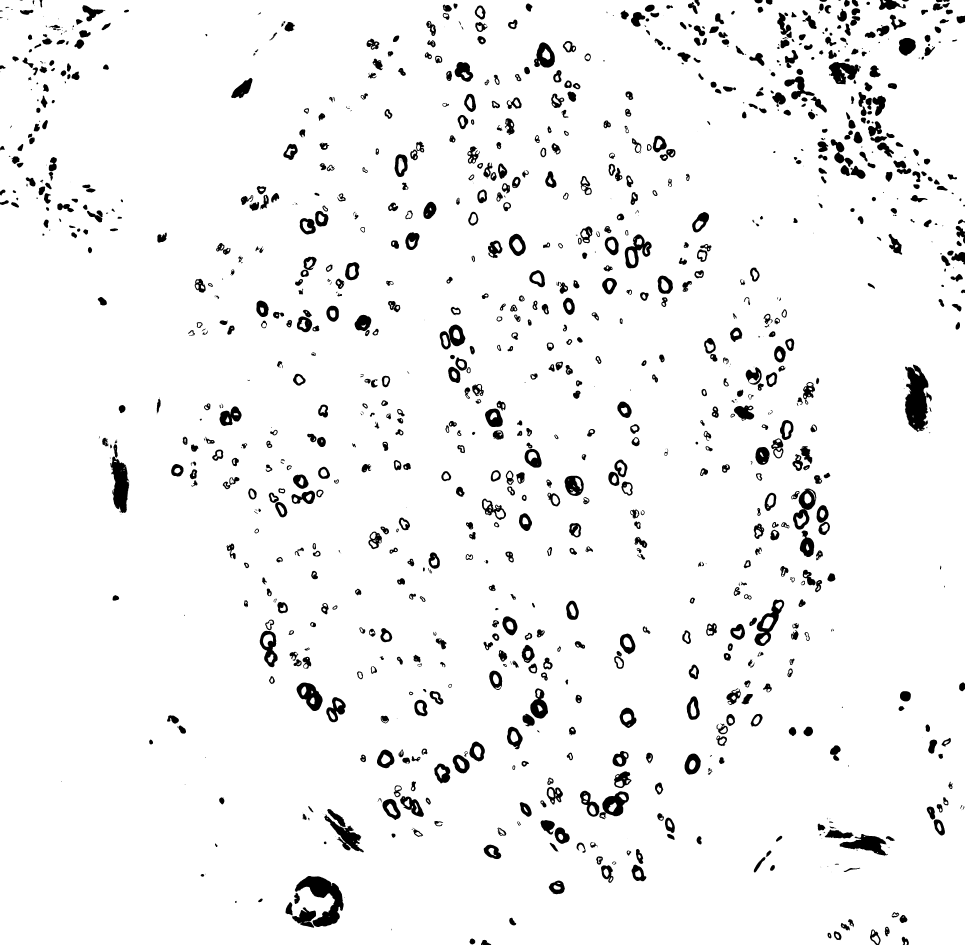
#> input picture data/set1_Image_01_40x_bf_02_fossicle_binary.png, 4822 x 4725 px (shown at 1/5 size)
$ python patch_generation.py
#> lines starting #> are read from the running program, lines starting #| are printed output that depends on the picture; after the words box and inside, x2 and y2 are one past the last pixel; in counts of white or black regions, pixels touching at a corner belong together; pictures that were not available may be replaced by others from this repository, and a replacement may not be noted
import cv2
import numpy as np
from matplotlib import pyplot as plt
import os

# Load the ima
image = cv2.imread('data/set1_Image_01_40x_bf_02_fossicle_binary.png')
#> image is the input picture: shape (4725, 4822, 3); 94.8% white; 1255 black regions (226 under 20 px), largest, box (x1, y1, x2, y2) and area: (4524, 1823, 4659, 2160) 28351, (1474, 4380, 1718, 4635) 25781, (551, 2283, 647, 2565) 17015

# Convert to grayscale
gray = cv2.cvtColor(image, cv2.COLOR_BGR2GRAY)
img_rgb = cv2.cvtColor(image,cv2.COLOR_BGR2RGB)

from PIL import Image
import matplotlib.pyplot as plt

# Load the image
image_path = "data/set1_Image_01_40x_bf_02_fossicle.png"  # Update the path to your image
image = Image.open(image_path)

# Define patch size
patch_width = 512  # Width of each patch
patch_height = 512  # Height of each patch

# Get the image dimensions
image_width, image_height = image.size
#> image_width = 4822; image_height = 4725

# Calculate the number of patches that fit horizontally and vertically
num_patches_x = image_width // patch_width
#> num_patches_x = 9
num_patches_y = image_height // patch_height
#> num_patches_y = 9

# Create a list to store patches
patches = []

# Generate patches systematically
for row in range(num_patches_y):
    for col in range(num_patches_x):
        # Define the top-left corner of the patch
        x_start = col * patch_width
        y_start = row * patch_height

        # Define the bottom-right corner of the patch
        x_end = x_start + patch_width
        y_end = y_start + patch_height

        # Crop the patch from the image
        patch = image.crop((x_start, y_start, x_end, y_end))

        # Append the patch and its coordinates to the list
        patches.append({
            "coordinates": (x_start, y_start, x_end, y_end),
            "image": patch
        })
#> after the loop, patches = 81 items
output_dir = "patches_512x512"
if not os.path.exists(output_dir):
        os.makedirs(output_dir)
# Optional: Save patches as separate files
for idx, patch_info in enumerate(patches):
    patch_image = patch_info["image"]
    patch_image.save(f"{output_dir}/systematic_patch_{idx + 1}.png")
#> this loop made 81 passes
#> pass 1, `patch_image = patch_info["image"]`:
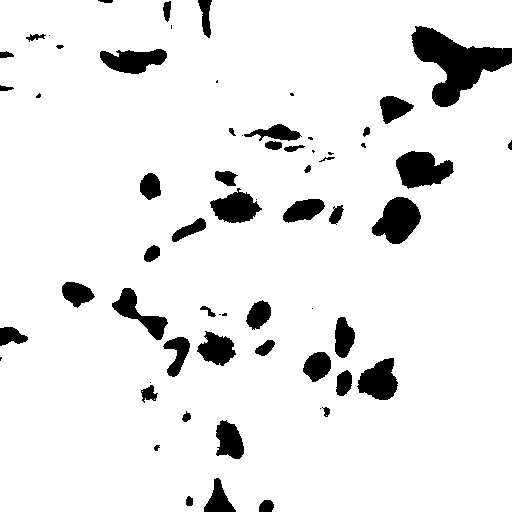
#> patch_image: PIL image 512x512 L; 91.7% white; 64 black regions (17 under 20 px), largest, box (x1, y1, x2, y2) and area: (411, 26, 512, 107) 3707, (396, 151, 454, 189) 1492, (372, 197, 421, 244) 1491
#> pass 2, `patch_image = patch_info["image"]`:
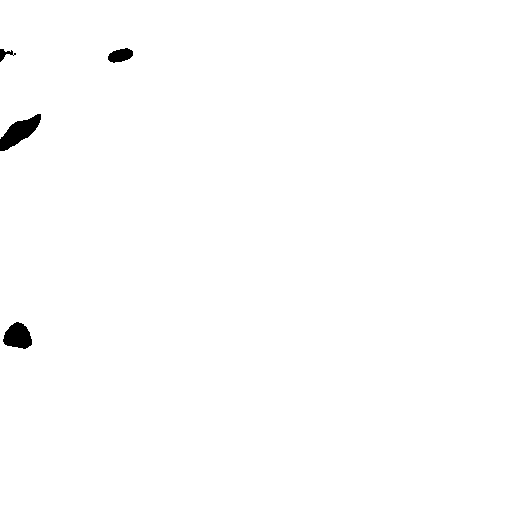
#> patch_image: PIL image 512x512 L; 99.4% white; 4 black regions, box (x1, y1, x2, y2) and area: (0, 114, 41, 151) 720, (3, 322, 32, 349) 557, (108, 48, 133, 63) 260, (0, 49, 16, 62) 83
#> pass 3, `patch_image = patch_info["image"]`:
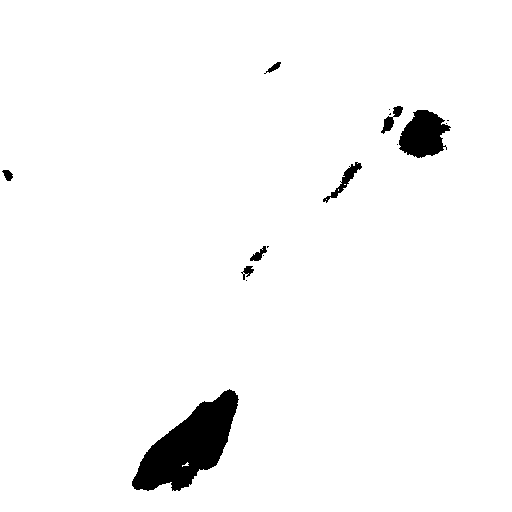
#> patch_image: PIL image 512x512 L; 96.9% white; 16 black regions (8 under 20 px), largest, box (x1, y1, x2, y2) and area: (132, 389, 239, 491) 5415, (399, 110, 451, 158) 1670, (323, 162, 362, 203) 337
#> after the loop:
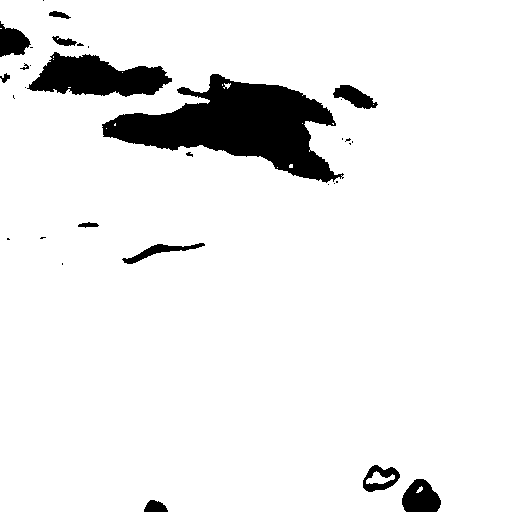
#> patch_image: PIL image 512x512 L; 92.3% white; 32 black regions (18 under 20 px), largest, box (x1, y1, x2, y2) and area: (102, 74, 344, 183) 12348, (27, 52, 172, 97) 3984, (402, 479, 441, 512) 947
# [10 lines of commented-out code are left out]
